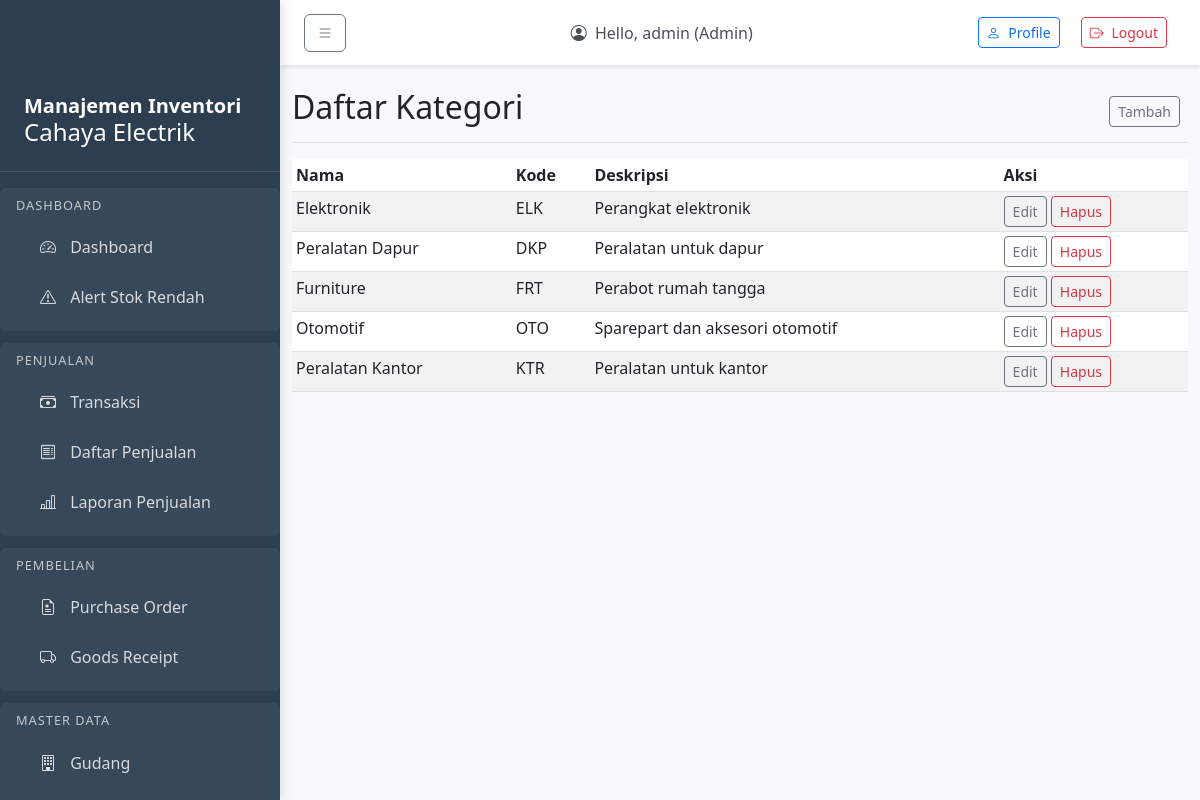
The app's page /master/categories/ (signed in), older data.
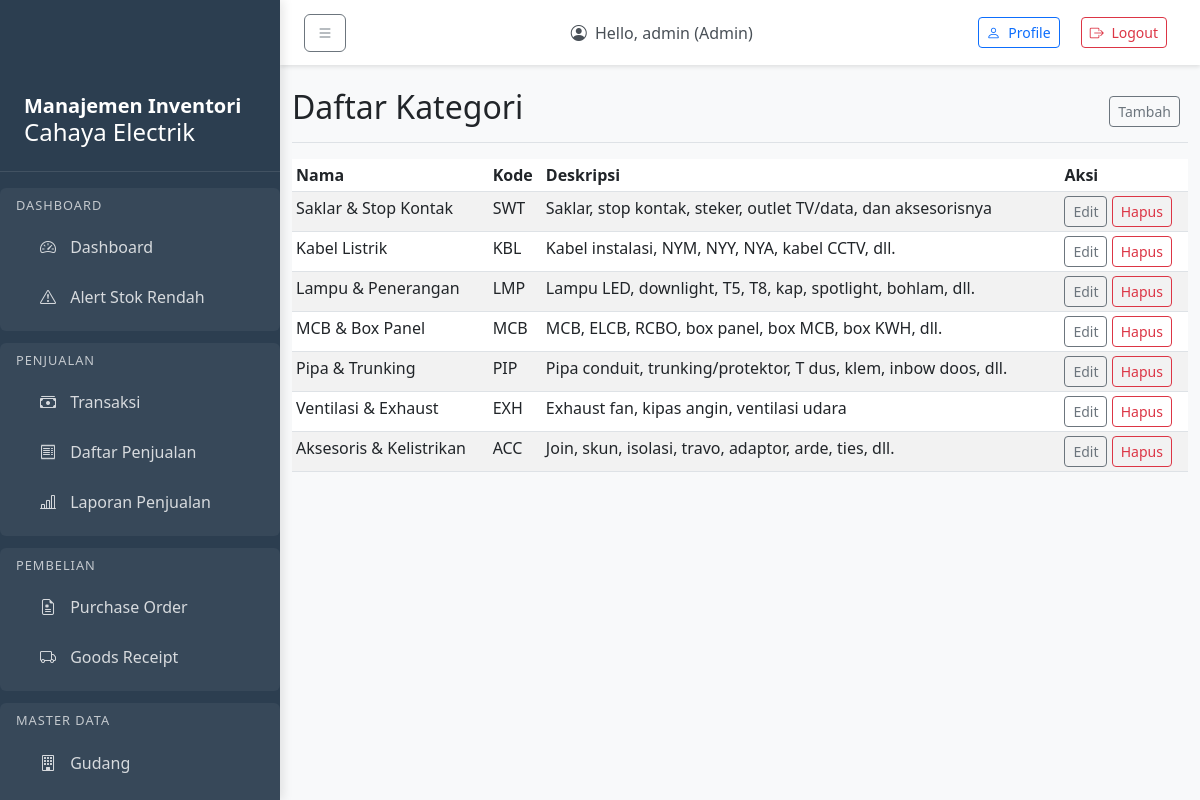
The same page, newer data.
### accounts/models.py (models this page shows, shortened)
class User(AbstractUser):
    ROLE_CHOICES = [
        ('admin', 'Admin'),
        ('manager', 'Manager'),
        ('warehouse', 'Warehouse'),
        ('cashier', 'Cashier'),
        ('analyst', 'Analyst'),
    ]
    role = models.CharField(max_length=20, choices=ROLE_CHOICES, default='cashier')
    created_at = models.DateTimeField(auto_now_add=True)
    updated_at = models.DateTimeField(auto_now=True)
    groups = models.ManyToManyField(
        'auth.Group',
        related_name='custom_user_set',
        blank=True,
    )
    user_permissions = models.ManyToManyField(
        'auth.Permission',
        related_name='custom_user_set',
        blank=True,
    )

### master/models.py (models this page shows, shortened)
class Category(models.Model):
    name = models.CharField(max_length=100)
    code = models.CharField(max_length=30, unique=True)
    description = models.CharField(max_length=255, blank=True)
    created_at = models.DateTimeField(auto_now_add=True)
    updated_at = models.DateTimeField(auto_now=True)
    class Meta:
        db_table = 'category'

### master/views.py (the view)
# urls.py: path('categories/', views.category_list, name='category_list'),
@login_required
def category_list(request):
    if request.user.role not in ['manager', 'admin']:
        raise PermissionDenied("Anda tidak memiliki akses ke fitur ini.")
    categories = Category.objects.all()
    paginator = Paginator(categories, 10)  # Show 10 categories per page
    page_number = request.GET.get('page')
    page_obj = paginator.get_page(page_number)
    return render(request, 'master/category_list.html', {'page_obj': page_obj})

### templates/master/category_list.html (shortened to what this page needs)
{% extends 'master/base_master.html' %}
{% block master_title %}Daftar Kategori{% endblock %}
{% block add_url %}{% url 'master:category_create' %}{% endblock %}
{% block master_content %}
<div class="table-responsive">
    <table class="table table-striped table-sm">
        <thead>
            <tr>
                <th>Nama</th>
                <th>Kode</th>
                <th>Deskripsi</th>
                <th>Aksi</th>
            </tr>
        </thead>
        <tbody>
            {% for category in page_obj %}
            <tr>
                <td>{{ category.name }}</td>
                <td>{{ category.code }}</td>
                <td>{{ category.description }}</td>
                <td>
                    <a href="{% url 'master:category_update' category.pk %}" class="btn btn-sm btn-outline-secondary">Edit</a>
                    <a href="{% url 'master:category_delete' category.pk %}" class="btn btn-sm btn-outline-danger">Hapus</a>
                </td>
            </tr>
            {% empty %}
            <tr>
                <td colspan="4">Tidak ada kategori</td>
            </tr>
            {% endfor %}
        </tbody>
    </table>
</div>
{% endblock %}

### templates/master/base_master.html (shortened to what this page needs)
{% extends 'base.html' %}
{% block content %}
<div class="d-flex justify-content-between flex-wrap flex-md-nowrap align-items-center pt-3 pb-2 mb-3 border-bottom">
    <h1 class="h2">{% block master_title %}{% endblock %}</h1>
    <div class="btn-toolbar mb-2 mb-md-0">
        <div class="btn-group me-2">
            <a href="{% block add_url %}{% endblock %}" class="btn btn-sm btn-outline-secondary">
                {% block add_button_text %}{% endblock %} Tambah
            </a>
        </div>
    </div>
</div>
{% block master_content %}{% endblock %}
{% endblock %}

### templates/base.html (shortened to what this page needs)
{% load static %}
<!DOCTYPE html>
<html lang="en">
<head>
    <link href="https://cdn.jsdelivr.net/npm/bootstrap@5.3.0-alpha1/dist/css/bootstrap.min.css" rel="stylesheet">
    <link rel="stylesheet" href="https://cdn.jsdelivr.net/npm/bootstrap-icons@1.10.0/font/bootstrap-icons.css">
</head>
<body>
    <div class="sidebar" id="sidebar">
        <div class="sidebar-header">
            <h5></i>Manajemen Inventori</h5>
            <h4></i>Cahaya Electrik</h4>
        </div>
        {% if user.is_authenticated %}
        {% if user.role == 'warehouse' or user.role == 'manager' or user.role == 'admin' %}
        <div class="menu-section">
            <div class="menu-section-title">Dashboard</div>
            <a href="{% url 'summary:dashboard' %}"
                class="nav-link {% if request.resolver_match.url_name == 'dashboard' %}active{% endif %}">
                <i class="bi bi-speedometer2"></i> Dashboard
            </a>
            <a href="{% url 'inventory:low_stock_alerts' %}"
                class="nav-link  {% if 'low_stock' in request.resolver_match.url_name %}active{% endif %}">
                <i class="bi bi-exclamation-triangle"></i> Alert Stok Rendah
            </a>
        </div>
        {% endif %}
        {% if user.role == 'cashier' or user.role == 'manager' or user.role == 'admin' %}
        <div class="menu-section">
            <div class="menu-section-title">Penjualan</div>
            <a href="{% url 'sales:pos' %}"
                class="nav-link {% if 'pos' in request.resolver_match.url_name %}active{% endif %}">
                <i class="bi bi-cash-stack"></i> Transaksi
            </a>
            <a href="{% url 'sales:sale_list' %}"
                class="nav-link {% if 'sale_list' in request.resolver_match.url_name %}active{% endif %}">
                <i class="bi bi-receipt"></i> Daftar Penjualan
            </a>
            {% if user.role == 'manager' or user.role == 'admin' %}
            <a href="{% url 'sales:sale_report' %}"
                class="nav-link {% if 'sale_report' in request.resolver_match.url_name %}active{% endif %}">
                <i class="bi bi-bar-chart-line"></i> Laporan Penjualan
            </a>
            {% endif %}
        </div>
        {% endif %}
        {% if user.role == 'manager' or user.role == 'admin' %}
        <div class="menu-section">
            <div class="menu-section-title">Pembelian</div>
            <a href="{% url 'purchases:purchase_order_list' %}"
                class="nav-link {% if 'purchase_order' in request.resolver_match.url_name %}active{% endif %}">
                <i class="bi bi-file-earmark-medical"></i> Purchase Order
            </a>
            <a href="{% url 'purchases:goods_receipt_list' %}"
                class="nav-link {% if 'goods_receipt' in request.resolver_match.url_name %}active{% endif %}">
                <i class="bi bi-truck"></i> Goods Receipt
            </a>
        </div>
        {% endif %}
        {% if user.role == 'manager' or user.role == 'admin' %}
        <div class="menu-section">
            <div class="menu-section-title">Master Data</div>
            <a href="{% url 'inventory:warehouse_list' %}"
                class="nav-link {% if 'warehouse' in request.resolver_match.url_name %}active{% endif %}">
                <i class="bi bi-building"></i> Gudang
            </a>
            <a href="{% url 'inventory:stock_list' %}"
                class="nav-link {% if 'stock' in request.resolver_match.url_name %}active{% endif %}">
            </a>
        </div>
        {% endif %}
        {% endif %}
    </div>
    <nav class="top-navbar">
        <div class="d-flex justify-content-between align-items-center">
            <button class="btn btn-outline-secondary me-3" id="sidebarToggle">
                <i class="bi bi-list"></i>
            </button>
            <div class="navbar-text text-dark me-3">
                <i class="bi bi-person-circle me-1"></i>
                Hello, {{ user.username }} ({{ user.get_role_display }})
            </div>
            <div>
                <a class="btn btn-outline-primary btn-sm me-2" href="{% url 'accounts:profile' %}">
                    <i class="bi bi-person me-1"></i> Profile
                </a>
                <a class="btn  btn-sm">
                    <form action="{% url 'accounts:logout' %}" method="post">
                        <button class="btn btn-outline-danger btn-sm" type="submit">
                            <i class="bi bi-box-arrow-right me-1"></i> Logout
                        </button>
                    </form>
                </a>
            </div>
        </div>
    </nav>
    <div class="main-content">
        <div class="container-fluid mt-5 pt-4">
            <div class="row">
                <div class="col-12">
                    {% block content %}
                    {% endblock %}
                </div>
            </div>
        </div>
    </div>
</body>
</html>

### templates/base.html (style rules this page uses)
body { overflow-x: hidden; background-color: #f8f9fa; }
.sidebar { width: 280px; min-width: 280px; position: fixed; top: 0; left: 0; height: 100vh; z-index: 100; padding-top: 70px; background-color: #2c3e50; color: white; transition: all 0.3s; box-shadow: 3px 0 10px rgba(0, 0, 0, 0.1); overflow-y: auto; }
.sidebar .nav-link { color: rgba(255, 255, 255, 0.8); padding: 0.75rem 1.5rem; margin: 0.125rem 0; border-radius: 0.375rem; transition: all 0.2s; }
.sidebar .nav-link i { margin-right: 10px; width: 20px; text-align: center; }
.main-content { margin-left: 280px; padding: 0; }
.top-navbar { position: fixed; top: 0; left: 280px; right: 0; z-index: 90; background-color: white; padding: 0.75rem 1.5rem; box-shadow: 0 2px 4px rgba(0, 0, 0, 0.1); }
.top-navbar .navbar-text { color: #495057 !important; }
.sidebar-header { padding: 1.5rem 1.5rem 1rem; border-bottom: 1px solid rgba(255, 255, 255, 0.1); margin-bottom: 1rem; }
.sidebar-header h5 { margin: 0; font-weight: 600; }
.menu-section { padding: 0.5rem 1rem; margin: 0.75rem 0; border-radius: 0.375rem; background-color: rgba(255, 255, 255, 0.05); }
.menu-section-title { font-size: 0.8rem; text-transform: uppercase; letter-spacing: 1px; margin-bottom: 0.5rem; color: rgba(255, 255, 255, 0.7); }

Row changes from the older to the newer data that the page shows:
removed Category: name "Elektronik", code "ELK", description "Perangkat elektronik"
removed Category: name "Peralatan Dapur", code "DKP", description "Peralatan untuk dapur"
removed Category: name "Furniture", code "FRT", description "Perabot rumah tangga"
removed Category: name "Otomotif", code "OTO", description "Sparepart dan aksesori otomotif"
removed Category: name "Peralatan Kantor", code "KTR", description "Peralatan untuk kantor"
added Category: name "Saklar & Stop Kontak", code "SWT", description "Saklar, stop kontak, steker, outlet TV/data, dan aksesorisnya"
added Category: name "Kabel Listrik", code "KBL", description "Kabel instalasi, NYM, NYY, NYA, kabel CCTV, dll."
added Category: name "Lampu & Penerangan", code "LMP", description "Lampu LED, downlight, T5, T8, kap, spotlight, bohlam, dll."
added Category: name "MCB & Box Panel", code "MCB", description "MCB, ELCB, RCBO, box panel, box MCB, box KWH, dll."
added Category: name "Pipa & Trunking", code "PIP", description "Pipa conduit, trunking/protektor, T dus, klem, inbow doos, dll."
added Category: name "Ventilasi & Exhaust", code "EXH", description "Exhaust fan, kipas angin, ventilasi udara"
added Category: name "Aksesoris & Kelistrikan", code "ACC", description "Join, skun, isolasi, travo, adaptor, arde, ties, dll."
